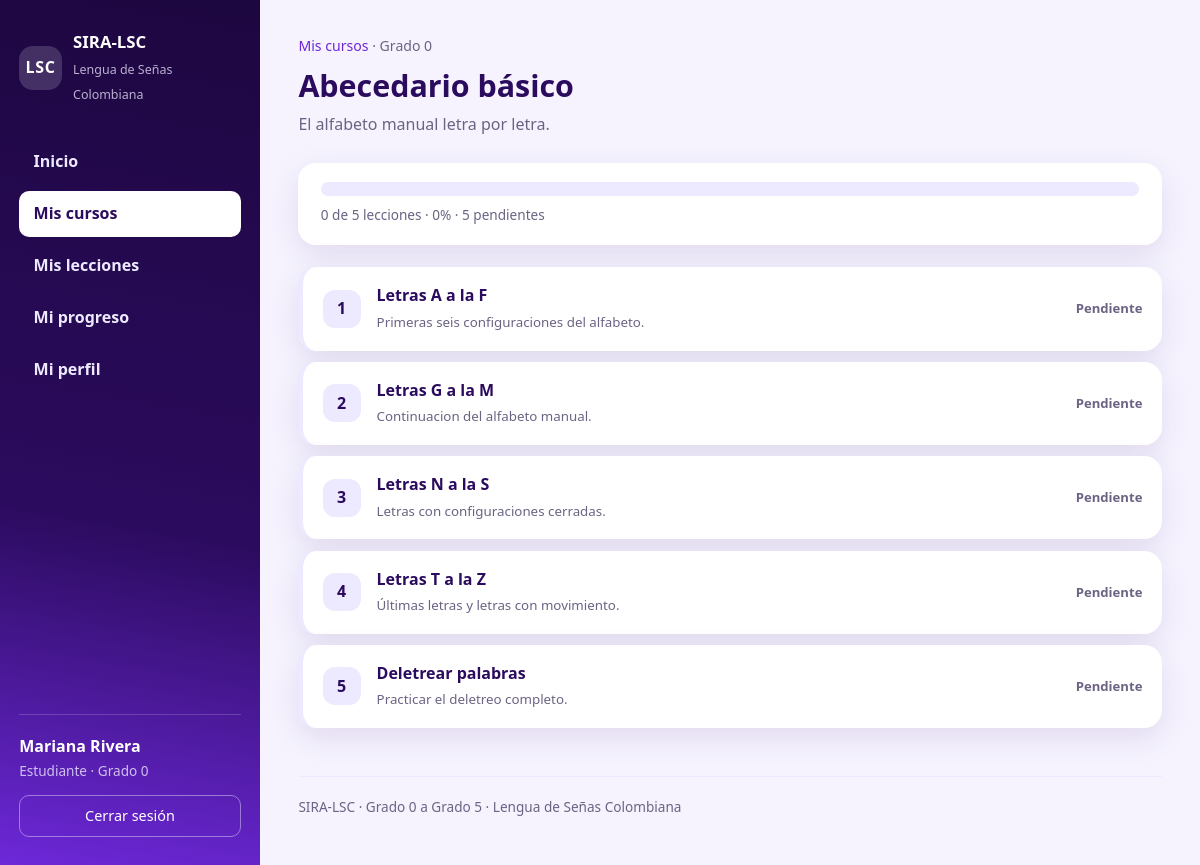
Screenshot of /index.php?ruta=estudiante/curso&id=4 (signed in) with the database file from the repository.
### tables this page shows
CREATE TABLE usuarios (
    id_usuario     INT AUTO_INCREMENT PRIMARY KEY,
    nombre         VARCHAR(80)  NOT NULL,
    apellido       VARCHAR(80)  NOT NULL,
    correo         VARCHAR(150) NOT NULL UNIQUE,
    usuario        VARCHAR(50)  NOT NULL UNIQUE,
    contrasena     VARCHAR(255) NOT NULL,
    rol            ENUM('estudiante','tutor','administrador') NOT NULL DEFAULT 'estudiante',
    id_grado       INT          NULL,
    activo         TINYINT(1)   NOT NULL DEFAULT 1,
    fecha_registro DATETIME     NOT NULL DEFAULT CURRENT_TIMESTAMP,
    CONSTRAINT fk_usuarios_grado
        FOREIGN KEY (id_grado) REFERENCES grados(id_grado)
        ON DELETE SET NULL ON UPDATE CASCADE
);

CREATE TABLE grados (
    id_grado    INT AUTO_INCREMENT PRIMARY KEY,
    nombre      VARCHAR(50)  NOT NULL,
    descripcion VARCHAR(255) NOT NULL,
    orden       INT          NOT NULL DEFAULT 0
);

CREATE TABLE cursos (
    id_curso    INT AUTO_INCREMENT PRIMARY KEY,
    id_grado    INT          NOT NULL,
    nombre      VARCHAR(120) NOT NULL,
    descripcion VARCHAR(255) NOT NULL,
    icono       VARCHAR(8)   NOT NULL DEFAULT 'LSC',
    orden       INT          NOT NULL DEFAULT 0,
    CONSTRAINT fk_cursos_grado
        FOREIGN KEY (id_grado) REFERENCES grados(id_grado)
        ON DELETE CASCADE ON UPDATE CASCADE
);

CREATE TABLE lecciones (
    id_leccion  INT AUTO_INCREMENT PRIMARY KEY,
    id_curso    INT          NOT NULL,
    titulo      VARCHAR(140) NOT NULL,
    descripcion VARCHAR(255) NOT NULL,
    contenido   TEXT         NOT NULL,
    actividad   TEXT         NULL,
    orden       INT          NOT NULL DEFAULT 0,
    CONSTRAINT fk_lecciones_curso
        FOREIGN KEY (id_curso) REFERENCES cursos(id_curso)
        ON DELETE CASCADE ON UPDATE CASCADE
);

### config/funciones.php (called while the page is built, shortened)
<?php
function e($texto)
{
    return htmlspecialchars((string) $texto, ENT_QUOTES, 'UTF-8');
}
function url($ruta = 'inicio', $parametros = array())
{
    $destino = BASE_URL . 'index.php?ruta=' . urlencode($ruta);
    foreach ($parametros as $clave => $valor) {
        $destino .= '&' . urlencode($clave) . '=' . urlencode($valor);
    }
    return $destino;
}
function vista($archivo, $datos = array())
{
    extract($datos, EXTR_SKIP);
    require RUTA_BASE . '/views/' . $archivo . '.php';
}
function rolActual()
{
    return isset($_SESSION['rol']) ? $_SESSION['rol'] : null;
}
function panelDe($rol)
{
    switch ($rol) {
        default:              return 'estudiante/inicio';
    }
}
function nombreRol($rol)
{
    $nombres = array(
        'estudiante'    => 'Estudiante',
        'tutor'         => 'Tutor',
        'administrador' => 'Administrador',
    );
    return isset($nombres[$rol]) ? $nombres[$rol] : $rol;
}

### controllers/EstudianteController.php (called while the page is built, shortened)
<?php
class EstudianteController
{
    private $modeloUsuario;
    private $modeloCurso;
    private $modeloLeccion;
    private $modeloProgreso;
    private $idUsuario;
    public function __construct()
    {
        $this->modeloUsuario  = new Usuario();
        $this->modeloCurso    = new Curso();
        $this->modeloLeccion  = new Leccion();
        $this->modeloProgreso = new Progreso();
        $this->idUsuario      = (int) $_SESSION['id_usuario'];
    }
    public function curso()
    {
        $idCurso = isset($_GET['id']) ? (int) $_GET['id'] : 0;
        $curso   = $this->modeloCurso->obtenerPorId($idCurso);
        vista('estudiante/curso', array(
            'estudiante' => $this->modeloUsuario->obtenerPorId($this->idUsuario),
            'curso'      => $curso,
            'lecciones'  => $this->modeloLeccion->porCurso($idCurso, $this->idUsuario),
            'resumen'    => $this->modeloProgreso->resumenCurso($this->idUsuario, $idCurso),
        ));
    }
}

### models/Usuario.php (called while the page is built, shortened)
<?php
class Usuario
{
    private $db;
    public function __construct()
    {
        $this->db = Database::conexion();
    }
    public function obtenerPorId($idUsuario)
    {
        $sentencia = $this->db->prepare(
            'SELECT u.id_usuario, u.nombre, u.apellido, u.correo, u.usuario, u.rol,
                    u.id_grado, u.activo, u.fecha_registro,
                    g.nombre AS grado, g.descripcion AS grado_descripcion, g.orden AS grado_orden
             FROM usuarios u
             LEFT JOIN grados g ON g.id_grado = u.id_grado
             WHERE u.id_usuario = ?'
        );
        $sentencia->execute(array((int) $idUsuario));
        $fila = $sentencia->fetch();
        return $fila ? $fila : null;
    }
}

### config/Database.php (called while the page is built, shortened)
<?php
class Database
{
    private static $pdo = null;
    public static function conexion()
    {
        if (self::$pdo === null) {
            $dsn = 'mysql:host=' . DB_HOST . ';dbname=' . DB_NOMBRE . ';charset=utf8mb4';
            try {
                self::$pdo = new PDO($dsn, DB_USUARIO, DB_CLAVE, array(
                    PDO::ATTR_ERRMODE            => PDO::ERRMODE_EXCEPTION,
                    PDO::ATTR_DEFAULT_FETCH_MODE => PDO::FETCH_ASSOC,
                    PDO::ATTR_EMULATE_PREPARES   => false,
                ));
            } catch (PDOException $e) {
                self::mostrarError($e->getMessage());
            }
        }
        return self::$pdo;
    }
}

### models/Curso.php (called while the page is built, shortened)
<?php
class Curso
{
    private $db;
    public function __construct()
    {
        $this->db = Database::conexion();
    }
    public function obtenerPorId($idCurso)
    {
        $sentencia = $this->db->prepare(
            'SELECT c.*, g.nombre AS grado, g.orden AS grado_orden
             FROM cursos c
             INNER JOIN grados g ON g.id_grado = c.id_grado
             WHERE c.id_curso = ?'
        );
        $sentencia->execute(array((int) $idCurso));
        $fila = $sentencia->fetch();
        return $fila ? $fila : null;
    }
}

### models/Leccion.php (called while the page is built, shortened)
<?php
class Leccion
{
    private $db;
    public function __construct()
    {
        $this->db = Database::conexion();
    }
    public function porCurso($idCurso, $idUsuario = null)
    {
        $sentencia = $this->db->prepare(
            'SELECT l.*, IF(p.id_progreso IS NULL, 0, 1) AS completada
             FROM lecciones l
             LEFT JOIN progreso p
                    ON p.id_leccion = l.id_leccion AND p.id_usuario = :id_usuario
             WHERE l.id_curso = :id_curso
             ORDER BY l.orden ASC, l.id_leccion ASC'
        );
        $sentencia->execute(array(
            ':id_usuario' => (int) $idUsuario,
            ':id_curso'   => (int) $idCurso,
        ));
        return $sentencia->fetchAll();
    }
}

### views/estudiante/curso.php (the view, shortened to what this page needs)
<?php
$activo = 'cursos';
require RUTA_BASE . '/views/layouts/header.php';
?>
<p class="miga"><a href="<?php echo url('estudiante/cursos'); ?>">Mis cursos</a> · <?php echo e($curso['grado']); ?></p>
<header class="titular">
    <h1><?php echo e($curso['nombre']); ?></h1>
    <p><?php echo e($curso['descripcion']); ?></p>
</header>
<section class="resumen-curso">
    <div class="barra barra-ancha"><span style="width: <?php echo (int) $resumen['porcentaje']; ?>%;"></span></div>
    <p class="detalle-barra">
        <?php echo (int) $resumen['completadas']; ?> de <?php echo (int) $resumen['total']; ?> lecciones ·
        <?php echo (int) $resumen['porcentaje']; ?>% · <?php echo (int) $resumen['pendientes']; ?> pendientes
    </p>
</section>
<ol class="lista-lecciones">
    <?php foreach ($lecciones as $leccion): ?>
    <li class="<?php echo $leccion['completada'] ? 'hecha' : ''; ?>">
        <a href="<?php echo url('estudiante/leccion', array('id' => $leccion['id_leccion'])); ?>">
            <span class="numero"><?php echo (int) $leccion['orden']; ?></span>
            <span class="texto">
                <strong><?php echo e($leccion['titulo']); ?></strong>
                <small><?php echo e($leccion['descripcion']); ?></small>
            </span>
            <span class="estado"><?php echo $leccion['completada'] ? 'Completada' : 'Pendiente'; ?></span>
        </a>
    </li>
    <?php endforeach; ?>
</ol>
<?php require RUTA_BASE . '/views/layouts/footer.php'; ?>

### views/layouts/header.php (shortened to what this page needs)
<?php
$activo  = isset($activo) ? $activo : '';
$sinMenu = isset($sinMenu) ? $sinMenu : false;
$rol     = rolActual();
$conectado = null;
$prioridad = array('estudiante', 'tutor', 'admin');
foreach ($prioridad as $posible) {
    if (isset($$posible) && is_array($$posible) && isset($$posible['nombre'])) {
        $conectado = $$posible;
        break;
    }
}
$menus = array(
    'estudiante' => array(
        'Inicio'       => array('estudiante/inicio',    'inicio'),
        'Mis cursos'   => array('estudiante/cursos',    'cursos'),
        'Mis lecciones'=> array('estudiante/lecciones', 'lecciones'),
        'Mi progreso'  => array('estudiante/progreso',  'progreso'),
        'Mi perfil'    => array('estudiante/perfil',    'perfil'),
    ),
    'tutor' => array(
        'Inicio'           => array('tutor/inicio',      'inicio'),
        'Mis estudiantes'  => array('tutor/estudiantes', 'estudiantes'),
        'Mi perfil'        => array('tutor/perfil',      'perfil'),
    ),
    'administrador' => array(
        'Tablero'   => array('admin/inicio',    'inicio'),
        'Usuarios'  => array('admin/usuarios',  'usuarios'),
        'Grados'    => array('admin/grados',    'grados'),
        'Lecciones' => array('admin/lecciones', 'lecciones'),
        'Progreso'  => array('admin/progreso',  'progreso'),
        'Reportes'   => array('admin/reportes',  'reportes'),
    ),
);
$menu = isset($menus[$rol]) ? $menus[$rol] : array();
?>
<!DOCTYPE html>
<html lang="es">
<head>
    <link rel="stylesheet" href="<?php echo BASE_URL; ?>css/estilos.css">
</head>
<body class="<?php echo $sinMenu ? 'cuerpo-acceso' : 'cuerpo-panel'; ?>">
<?php if ($sinMenu): ?>
<main class="acceso">
<?php else: ?>
<div class="aplicacion">
    <nav class="menu-lateral">
        <a class="marca" href="<?php echo url(panelDe($rol)); ?>">
            <span class="marca-sigla">LSC</span>
            <span class="marca-texto">
                <strong>SIRA-LSC</strong>
                <small>Lengua de Señas Colombiana</small>
            </span>
        </a>
        <ul class="menu">
            <?php foreach ($menu as $etiqueta => $destino): ?>
                <li>
                    <a href="<?php echo url($destino[0]); ?>"
                       class="<?php echo $activo === $destino[1] ? 'activo' : ''; ?>">
                        <?php echo e($etiqueta); ?>
                    </a>
                </li>
            <?php endforeach; ?>
        </ul>
        <div class="menu-pie">
            <?php if ($conectado): ?>
                <p class="menu-nombre"><?php echo e($conectado['nombre'] . ' ' . $conectado['apellido']); ?></p>
                <p class="menu-grado">
                    <?php
                    echo e(nombreRol($rol));
                    if ($rol === 'estudiante' && !empty($conectado['grado'])) {
                        echo ' · ' . e($conectado['grado']);
                    }
                    ?>
                </p>
            <?php endif; ?>
            <a class="boton-salir" href="<?php echo url('salir'); ?>">Cerrar sesión</a>
        </div>
    </nav>
    <main class="contenido">
<?php endif; ?>

### css/estilos.css (style rules this page uses)
:root { --morado-oscuro: #2b0b5e; --morado-noche: #1d0740; --morado: #6d28d9; --morado-claro: #8b5cf6; --lavanda: #ede9fe; --lavanda-suave: #f6f3ff; --blanco: #ffffff; --tinta: #241a3d; --gris: #6c6383; --exito: #1f7a5a; --error: #b3204a; --radio: 18px; --radio-mini: 10px; --sombra: 0 10px 30px rgba(45, 12, 96, .10); --sombra-alta: 0 18px 44px rgba(45, 12, 96, .20); }
* { box-sizing: border-box; }
html { -webkit-text-size-adjust: 100%; }
body { margin: 0; font-family: "Segoe UI", "Trebuchet MS", system-ui, -apple-system, Arial, sans-serif; color: var(--tinta); line-height: 1.6; background: var(--lavanda-suave); }
h1, h2, h3 { line-height: 1.25; margin: 0 0 .4rem; font-weight: 700; }
h1 { font-size: 1.9rem; }
p { margin: 0 0 .8rem; }
a { color: var(--morado); text-decoration: none; }
.aplicacion { display: flex; min-height: 100vh; }
.menu-lateral { width: 260px; flex-shrink: 0; padding: 1.8rem 1.2rem; background: linear-gradient(190deg, var(--morado-noche) 0%, var(--morado-oscuro) 60%, var(--morado) 100%); color: var(--lavanda); display: flex; flex-direction: column; }
.marca { display: flex; align-items: center; gap: .7rem; margin-bottom: 2rem; color: var(--blanco); }
.marca-sigla { display: grid; place-items: center; width: 44px; height: 44px; border-radius: 14px; background: rgba(255, 255, 255, .16); font-weight: 700; letter-spacing: .04em; }
.marca-texto strong { display: block; font-size: 1.05rem; }
.marca-texto small { color: rgba(237, 233, 254, .75); font-size: .78rem; }
.menu { list-style: none; margin: 0; padding: 0; flex: 1; }
.menu li { margin-bottom: .35rem; }
.menu a { display: block; padding: .65rem .9rem; border-radius: var(--radio-mini); color: var(--lavanda); font-weight: 600; }
.menu a.activo { background: var(--blanco); color: var(--morado-oscuro); }
.menu-pie { margin-top: 1.5rem; padding-top: 1.2rem; border-top: 1px solid rgba(255, 255, 255, .18); }
.menu-nombre { margin: 0; font-weight: 700; color: var(--blanco); }
.menu-grado { margin: 0 0 .8rem; font-size: .85rem; color: rgba(237, 233, 254, .8); }
.boton-salir { display: block; padding: .55rem .9rem; text-align: center; border: 1px solid rgba(255, 255, 255, .4); border-radius: var(--radio-mini); color: var(--blanco); font-size: .9rem; }
.contenido { flex: 1; min-width: 0; padding: 2.2rem 2.4rem 3rem; }
.titular { margin-bottom: 1.6rem; }
.titular h1 { color: var(--morado-oscuro); }
.titular p { color: var(--gris); margin: 0; }
.miga { font-size: .88rem; color: var(--gris); margin-bottom: .6rem; }
.barra { height: 12px; border-radius: 999px; background: var(--lavanda); overflow: hidden; }
.barra-ancha { height: 14px; }
.detalle-barra { margin: .5rem 0 0; font-size: .85rem; color: var(--gris); }
.resumen-curso { padding: 1.2rem 1.4rem; margin-bottom: 1.4rem; background: var(--blanco); border-radius: var(--radio); box-shadow: var(--sombra); }
.lista-lecciones { list-style: none; margin: 0; padding: 0; counter-reset: leccion; }
.lista-lecciones li { margin-bottom: .7rem; }
.lista-lecciones a { display: flex; align-items: center; gap: 1rem; padding: 1rem 1.2rem; background: var(--blanco); border-radius: var(--radio); box-shadow: var(--sombra); color: var(--tinta); border-left: 5px solid var(--lavanda); }
.lista-lecciones .numero { display: grid; place-items: center; flex-shrink: 0; width: 38px; height: 38px; border-radius: 12px; background: var(--lavanda); color: var(--morado-oscuro); font-weight: 700; }
.lista-lecciones .texto { flex: 1; min-width: 0; }
.lista-lecciones .texto strong { display: block; color: var(--morado-oscuro); }
.lista-lecciones .texto small { color: var(--gris); }
.lista-lecciones .estado { flex-shrink: 0; font-size: .82rem; font-weight: 600; color: var(--gris); }

### rows the page displays
usuarios: nombre+apellido "Mariana Rivera", id_grado.nombre "Grado 0"
cursos: id_grado.nombre "Grado 0", nombre "Abecedario básico", descripcion "El alfabeto manual letra por letra."
lecciones: orden "1", titulo "Letras A a la F", descripcion "Primeras seis configuraciones del alfabeto."
lecciones: orden "2", titulo "Letras G a la M", descripcion "Continuacion del alfabeto manual."
lecciones: orden "3", titulo "Letras N a la S", descripcion "Letras con configuraciones cerradas."
lecciones: orden "4", titulo "Letras T a la Z", descripcion "Últimas letras y letras con movimiento."
lecciones: orden "5", titulo "Deletrear palabras", descripcion "Practicar el deletreo completo."

### other values shown
$etiqueta "Inicio"
$etiqueta "Mis cursos"
$etiqueta "Mis lecciones"
$etiqueta "Mi progreso"
$etiqueta "Mi perfil"
nombreRol($rol) "Estudiante"
$resumen['completadas'] "0"
$resumen['total'] "5"
$resumen['porcentaje'] "0"
$resumen['pendientes'] "5"
